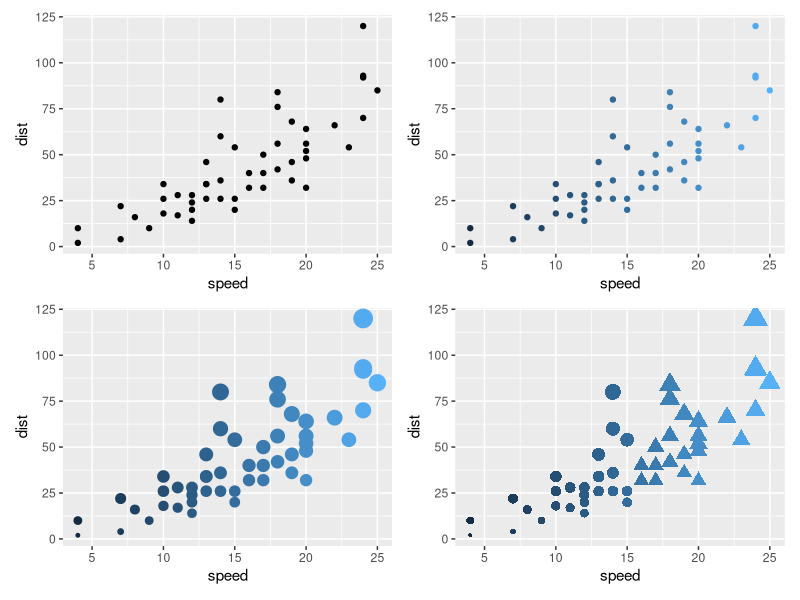
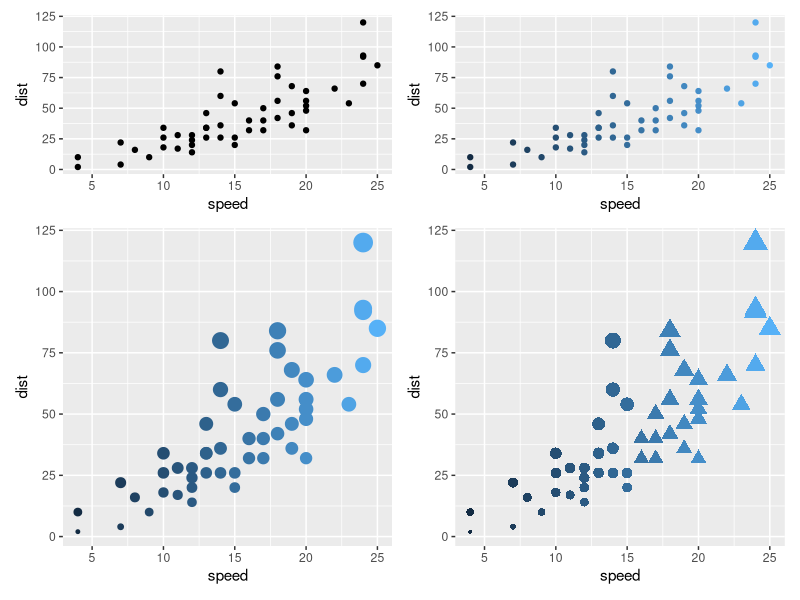
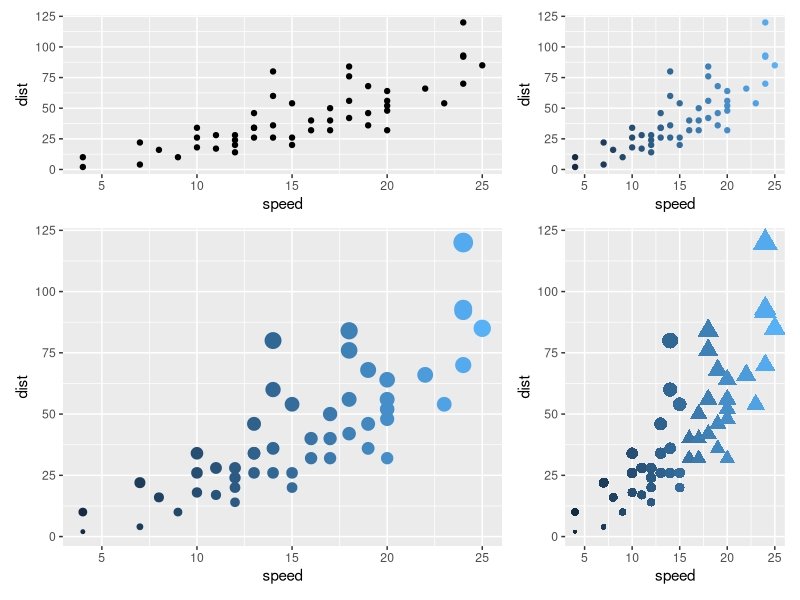
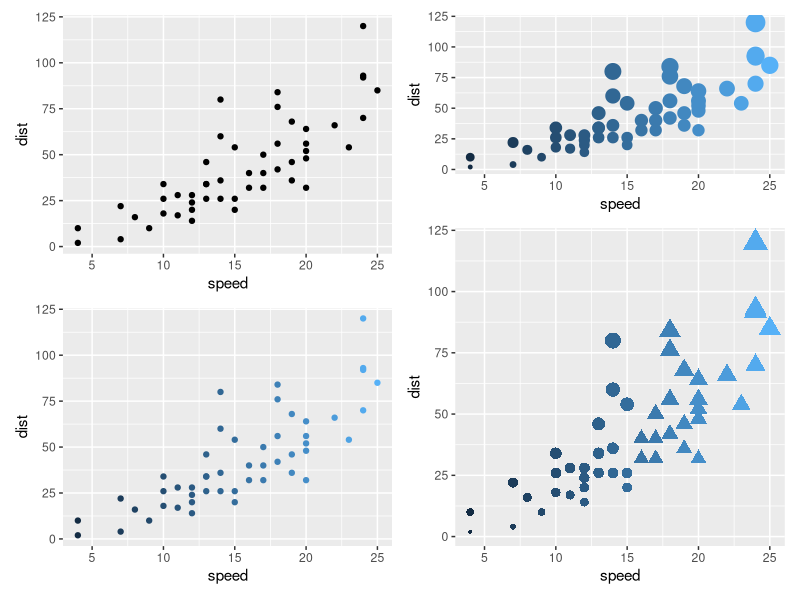

R code for these plots, in order:
## ---- chunk 1
knitr::opts_chunk$set(echo = TRUE)
options(tidyverse.quiet = TRUE)
## ---- chunk 2
library(ggplot2)
library(patchwork)

p1 <- ggplot(cars) +
  aes(speed, dist) +
  geom_point(show.legend = F)

p2 <- p1 + aes(color = speed)
p3 <- p2 + aes(size = dist)
p4 <- p3 + aes(shape = speed > 15)


(p1 + p2) / (p3 + p4)

last_plot() +
  plot_layout(heights = c(1,2), # ✅
              widths = c(2,1))  # ⛔️

p1 + p2 + p3 + p4 +
  plot_layout(ncol = 2,
    heights = c(1,2), # ✅
    widths = c(2,1)) # ✅


(p1 / p2) | (p3 / p4) +
  plot_layout(heights = c(1,2), # ✅  partial...
              widths = c(2,1))


## ---- chunk 3
library(tidyverse)

## ---- chunk 4
